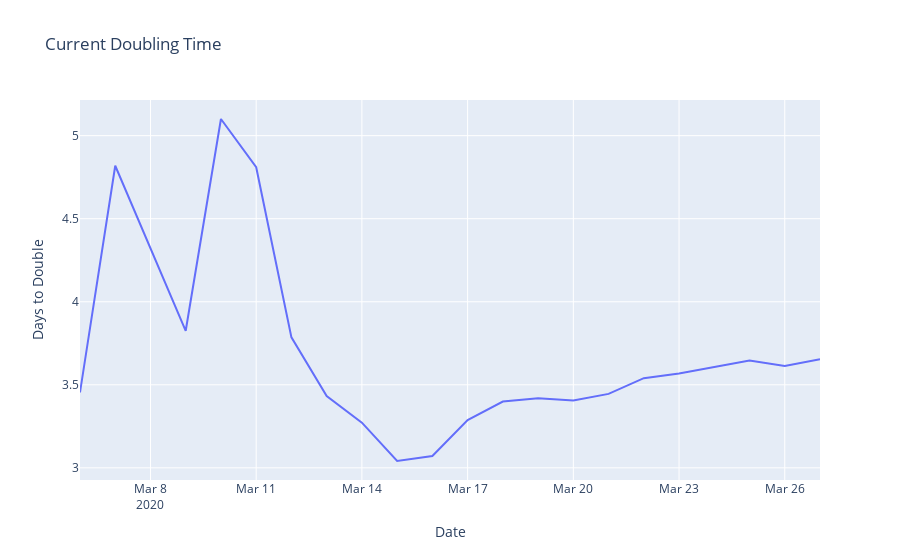

Notebook code cell kept with this figure:
### Code cell
doubling = [ (i+1)*math.log(2)/(math.log(p/positive[0])) for i,p in enumerate(positive[1:])]
fig = go.Figure(data=go.Scatter(x=dates[1:], y=doubling,
                    mode='lines',
                    name='Time to Double'))
fig.update_layout(title='Current Doubling Time',
                   xaxis_title='Date',
                   yaxis_title='Days to Double')
fig.show()
with open('../plotly/ontario_doubling.json', 'w') as f:
    f.write(fig.to_json())

### Figure 1 — Plotly figure (JSON) as saved in the notebook; plotly's stock layout.template omitted (floating-point values rounded to 4 significant figures)
{"data": [{"mode": "lines", "name": "Time to Double", "type": "scatter", "x": ["2020-03-06", "2020-03-07", "2020-03-09", "2020-03-10", "2020-03-11", "2020-03-12", "2020-03-13", "2020-03-14", "2020-03-15", "2020-03-16", "2020-03-17", "2020-03-18", "2020-03-19", "2020-03-20", "2020-03-21", "2020-03-22", "2020-03-23", "2020-03-24", "2020-03-25", "2020-03-26", "2020-03-27"], "y": [3.454, 4.819, 3.825, 5.1, 4.81, 3.786, 3.432, 3.272, 3.041, 3.071, 3.288, 3.399, 3.42, 3.406, 3.445, 3.54, 3.569, 3.607, 3.646, 3.613, 3.654]}], "layout": {"title": {"text": "Current Doubling Time"}, "xaxis": {"title": {"text": "Date"}}, "yaxis": {"title": {"text": "Days to Double"}}}}
